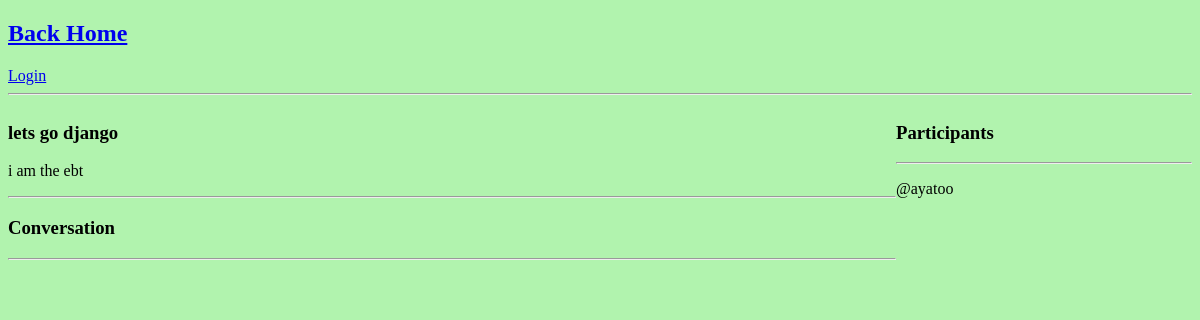
Page /room/10/ on the earlier database version.
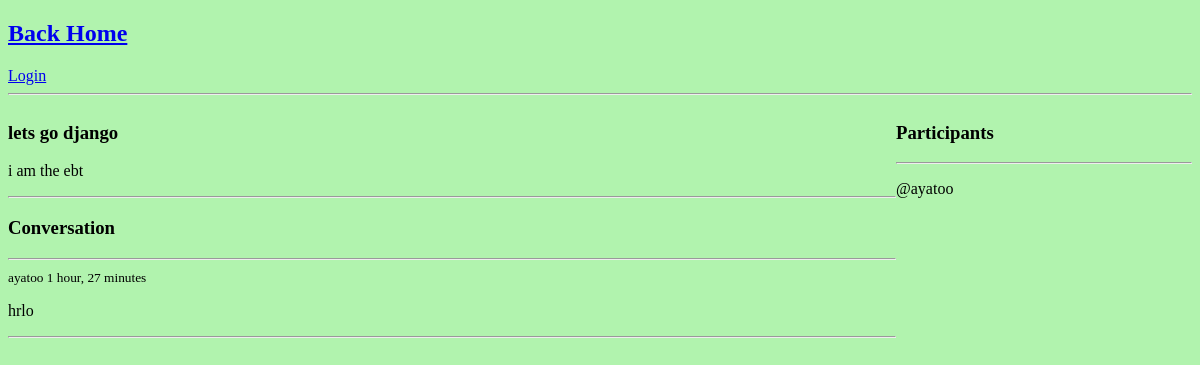
Same page on the later database version.
### base/models.py (models this page shows, shortened)
class Message(models.Model):
    user = models.ForeignKey(User, on_delete=models.CASCADE)
    room = models.ForeignKey(Room, on_delete=models.CASCADE)
    body = models.TextField(null=False)
    updated = models.DateTimeField(auto_now=True)
    created = models.DateTimeField(auto_now_add=True)
    class Meta:
        ordering = ["-updated", '-created']

### base/views.py (the view, shortened to what this page needs)
# urls.py: path('room/<str:pk>/', views.room, name = "room"),
def room(request, pk):
    room = Room.objects.get(id=pk)
    room_messages = room.message_set.all()
    participants = room.participants.all()
    context = {"room": room, 'room_messages': room_messages, 'participants': participants}
    return render(request, 'base/room.html', context)

### base/templates/base/room.html (shortened to what this page needs)
{% extends "main.html"%}
    {% block content %}
<div class="room-container">
    <div>
        <h3>{{room.name}}</h3>
        <p>{{room.description}}</p>
        <hr>
    <div class="comment_wrapper">
        <h3>Conversation</h3>
        <hr>
        {% for message in room_messages %}
        <div>
            <small>{{message.user}} {{message.created|timesince}}</small>
            <p>{{message.body}}</p>
            <hr>
        </div>
        {% endfor %}
    </div>
    </div>
    <div>
        <h3>Participants</h3>
        <hr>
        {% for participant in participants %}
            <div>
                <p>@{{participant.username}}</p>
            </div>
        {% endfor %}
    </div>
</div>
{% endblock %}

Differences in the rows shown:
added Message: user "ayatoo", created "1 hour, 27 minutes", body "hrlo"
